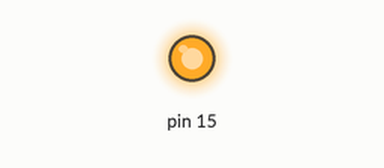
This sketch was run on a simulated Arduino Uno, built with avr-gcc and run on an emulated ATmega328P. On the bench: output pins drawn as LEDs (lit = HIGH).

Above: at 1.0 s.
At 5.5 s:
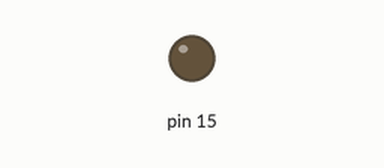
Timing chart, 0 to 6.9 s (numbered marks = the images above):
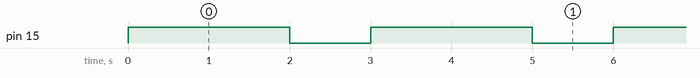

The sketch:

LED_blink.ino
```cpp
int led = 15;
void setup()
{
  pinMode(15, OUTPUT);
}
void loop()
{
  digitalWrite(15,1);
  delay(2000);// Milliseconds
  digitalWrite(15,0);
  delay(1000);
}
```

Measured:
- by itself, pin 15: alternates HIGH for 2.0 s and LOW for 1.0 s
